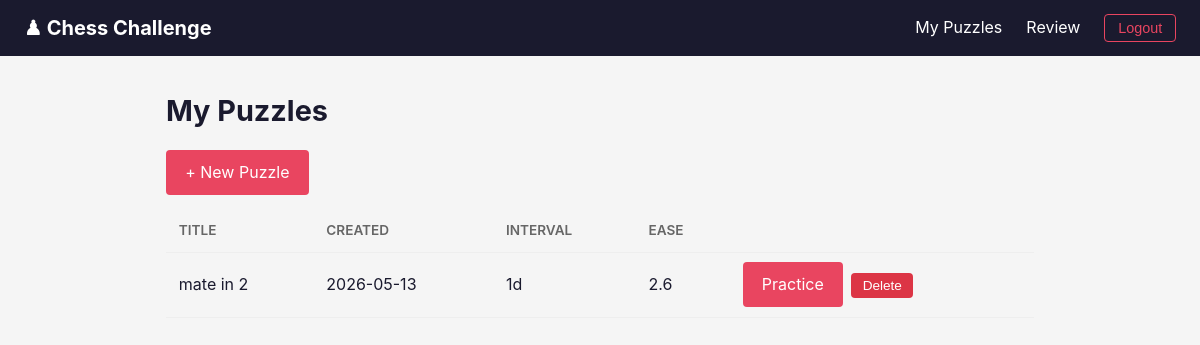
Before: /puzzles (signed in) with the older database file.
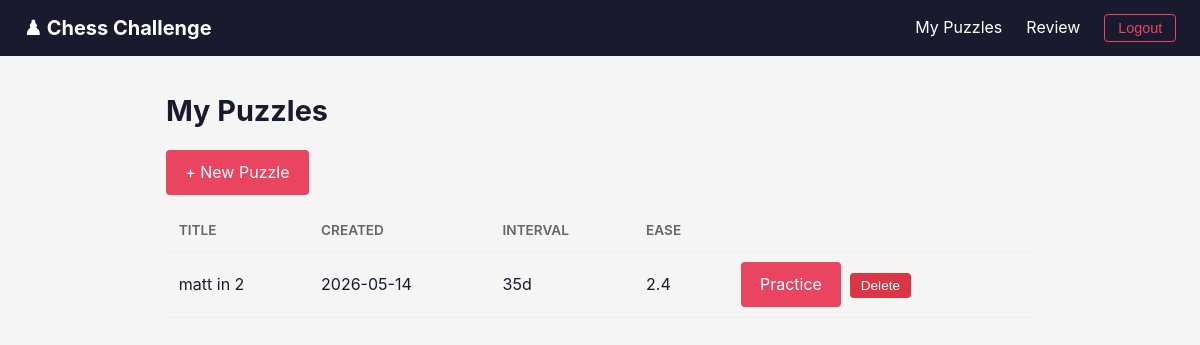
After: the same page with the newer database file.
### app/models/puzzle.py (models this page shows)
class Puzzle(Base):
    __tablename__ = "puzzles"
    id: Mapped[int] = mapped_column(Integer, primary_key=True, autoincrement=True)
    creator_id: Mapped[int] = mapped_column(ForeignKey("users.id"), nullable=False, index=True)
    title: Mapped[str] = mapped_column(String(255), nullable=False)
    fen: Mapped[str] = mapped_column(String(255), nullable=False)
    solution_moves: Mapped[str] = mapped_column(Text, nullable=False)
    created_at: Mapped[datetime.datetime] = mapped_column(
        DateTime, server_default=func.now()
    )
    creator: Mapped[User] = relationship("User", back_populates="puzzles")
    reviews: Mapped[list[Review]] = relationship(
        "Review", back_populates="puzzle", cascade="all, delete-orphan"
    )

### app/models/review.py (models this page shows)
class Review(Base):
    __tablename__ = "reviews"
    id: Mapped[int] = mapped_column(Integer, primary_key=True, autoincrement=True)
    user_id: Mapped[int] = mapped_column(ForeignKey("users.id"), nullable=False, index=True)
    puzzle_id: Mapped[int] = mapped_column(ForeignKey("puzzles.id"), nullable=False, index=True)
    ease_factor: Mapped[float] = mapped_column(Float, default=2.5, nullable=False)
    interval: Mapped[int] = mapped_column(Integer, default=0, nullable=False)
    repetitions: Mapped[int] = mapped_column(Integer, default=0, nullable=False)
    total_attempts: Mapped[int] = mapped_column(Integer, default=0, nullable=False)
    total_failures: Mapped[int] = mapped_column(Integer, default=0, nullable=False)
    total_time_ms: Mapped[int] = mapped_column(Integer, default=0, nullable=False)
    last_reviewed: Mapped[datetime.datetime | None] = mapped_column(DateTime, nullable=True)
    next_review: Mapped[datetime.datetime] = mapped_column(
        DateTime, server_default=func.now(), nullable=False
    )
    user: Mapped[User] = relationship("User", back_populates="reviews")
    puzzle: Mapped[Puzzle] = relationship("Puzzle", back_populates="reviews")

### app/main.py (the view)
@app.get("/puzzles", response_class=HTMLResponse)
async def puzzle_list(
    request: Request,
    db: AsyncSession = Depends(get_db),
    user: User = Depends(current_user),
):
    puzzles = (
        await db.execute(
            select(Puzzle).where(Puzzle.creator_id == user.id).order_by(Puzzle.created_at.desc())
        )
    ).scalars().all()
    puzzle_reviews = {}
    if puzzles:
        review_rows = (
            await db.execute(
                select(Review).where(
                    Review.user_id == user.id,
                    Review.puzzle_id.in_([p.id for p in puzzles]),
                )
            )
        ).scalars().all()
        puzzle_reviews = {r.puzzle_id: r for r in review_rows}
    ctx = templates_with_user(request, user)
    ctx.update(puzzles=puzzles, puzzle_reviews=puzzle_reviews)
    return templates.TemplateResponse(request, "puzzles.html", ctx)

### app/templates/puzzles.html (shortened to what this page needs)
{% extends "base.html" %}
{% block content %}
<h1>My Puzzles</h1>
<a href="/puzzles/new" class="btn">+ New Puzzle</a>
{% if puzzles %}
  <table style="margin-top:1rem;">
    <thead><tr><th>Title</th><th>Created</th><th>Interval</th><th>Ease</th><th></th></tr></thead>
    <tbody>
    {% for p in puzzles %}
      <tr>
        <td>{{ p.title }}</td>
        <td>{{ p.created_at.strftime('%Y-%m-%d') }}</td>
        {% set r = puzzle_reviews.get(p.id) %}
        <td>{{ r.interval if r else 'new' }}d</td>
        <td>{{ "%.1f"|format(r.ease_factor) if r else '—' }}</td>
        <td>
          <form action="/puzzles/{{ p.id }}/delete" method="post" style="display:inline;margin:0;" onsubmit="return confirm('Delete this puzzle?')">
          <a href="/review?puzzle_id={{ p.id }}" class="btn" style="margin-right:0.25rem;">Practice</a>
            <button type="submit" class="btn-danger">Delete</button>
          </form>
        </td>
      </tr>
    {% endfor %}
    </tbody>
  </table>
{% else %}
  <p style="margin-top:1rem;">No puzzles yet. <a href="/puzzles/new">Create your first puzzle!</a></p>
{% endif %}
{% endblock %}

### app/templates/base.html (shortened to what this page needs)
<!DOCTYPE html>
<html lang="en">
<head>
  <link rel="stylesheet" href="/static/style.css">
</head>
<body>
  <nav>
    <a href="/" class="brand">♟ Chess Challenge</a>
    <div class="links">
      {% if user %}
        <a href="/puzzles">My Puzzles</a>
        <a href="/review">Review</a>
        <form action="/logout" method="post" style="display:inline;margin:0;">
          <button type="submit">Logout</button>
        </form>
      {% else %}
        <a href="/login">Login</a>
        <a href="/register">Register</a>
      {% endif %}
    </div>
  </nav>
  <div class="container">
    {% block content %}{% endblock %}
  </div>
</body>
</html>

### app/static/style.css (style rules this page uses)
*, *::before, *::after { box-sizing: border-box; margin: 0; padding: 0; }
body { font-family: -apple-system, BlinkMacSystemFont, "Segoe UI", Roboto, sans-serif; line-height: 1.6; color: #1a1a2e; background: #f5f5f5; min-height: 100vh; }
nav { background: #1a1a2e; color: #fff; padding: 0.75rem 1.5rem; display: flex; justify-content: space-between; align-items: center; }
nav a { color: #fff; text-decoration: none; }
nav .brand { font-size: 1.25rem; font-weight: 700; }
nav .links { display: flex; gap: 1.5rem; align-items: center; }
nav .links button { background: none; border: 1px solid #e94560; color: #e94560; padding: 0.3rem 0.8rem; border-radius: 4px; cursor: pointer; font-size: 0.9rem; }
.container { max-width: 900px; margin: 2rem auto; padding: 0 1rem; }
h1 { font-size: 1.8rem; margin-bottom: 1rem; }
form { display: flex; flex-direction: column; gap: 0.75rem; max-width: 400px; }
button, .btn { background: #e94560; color: #fff; border: none; padding: 0.6rem 1.2rem; border-radius: 4px; font-size: 1rem; cursor: pointer; text-decoration: none; display: inline-block; text-align: center; }
.btn-danger { background: #dc3545; font-size: 0.85rem; padding: 0.3rem 0.7rem; }
table { width: 100%; border-collapse: collapse; }
th, td { padding: 0.6rem 0.8rem; text-align: left; border-bottom: 1px solid #eee; }
th { font-weight: 600; font-size: 0.85rem; color: #666; text-transform: uppercase; }

Changed rows visible on the page:
changed Puzzle: title "mate in 2" → "matt in 2"; created_at "2026-05-13" → "2026-05-14"
changed Review: interval "1" → "35"; ease_factor "2.6" → "2.4"
